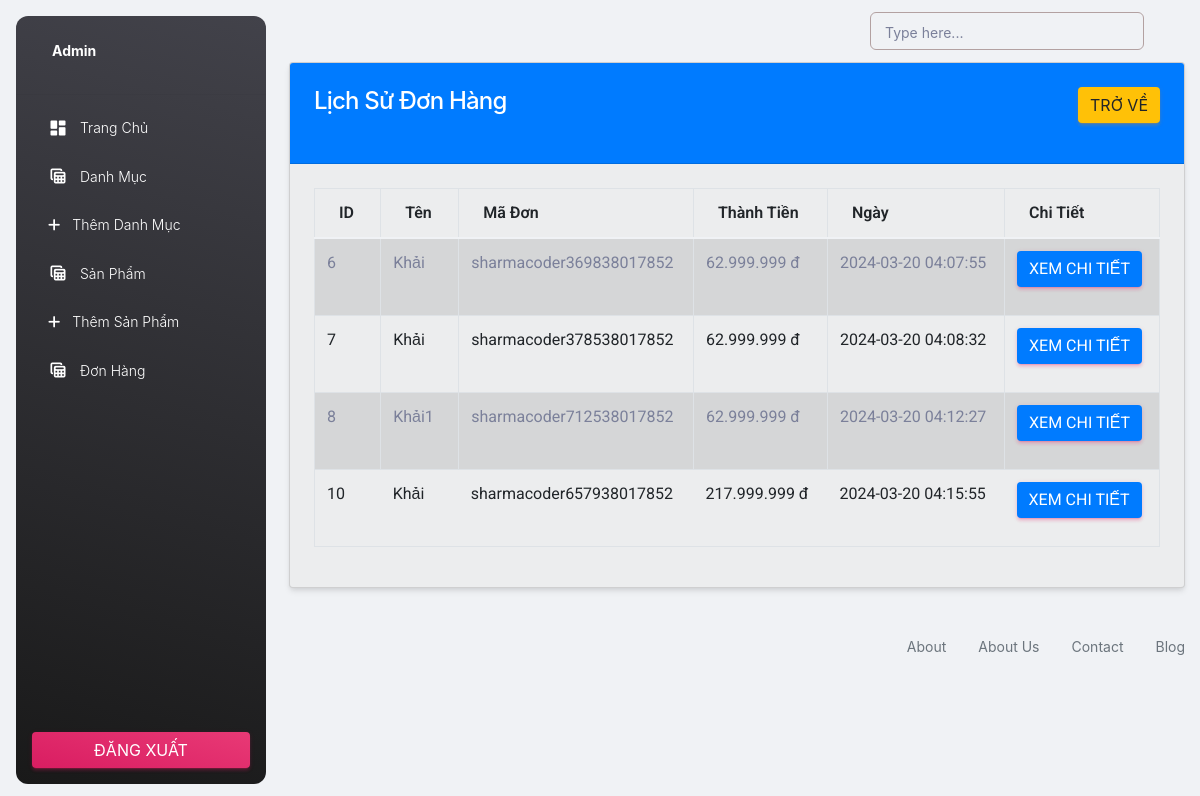
/Admin/order-history.php (signed in), run on the app's committed database.
### tables this page shows
CREATE TABLE `orders` (
  `id` int(11) NOT NULL,
  `tracking_no` varchar(255) NOT NULL,
  `user_id` int(255) NOT NULL,
  `name` varchar(255) NOT NULL,
  `email` varchar(255) NOT NULL,
  `phone` int(255) NOT NULL,
  `address` varchar(255) NOT NULL,
  `pincode` int(255) NOT NULL,
  `total_price` int(255) NOT NULL,
  `payment_mode` varchar(255) NOT NULL,
  `payment_id` varchar(255) DEFAULT NULL,
  `status` tinyint(4) NOT NULL DEFAULT 0,
  `comments` varchar(255) DEFAULT NULL,
  `created_at` timestamp NOT NULL DEFAULT current_timestamp()
);

### functions/myfunctions.php (called while the page is built, shortened)
<?php
include('../config/dbcon.php');
function getOrderHistory()
{
    global $con;
    $query = "SELECT * FROM orders WHERE status != '0'";
    return $query_run = mysqli_query($con, $query);
}
?>

### Admin/order-history.php (the view, shortened to what this page needs)
<?php
    include('includes/header.php');
?>
<div class="container">
            <div class="row">
                <div class="col-md-12">
                    <div class="card">
                        <div class="card-header bg-primary ">
                            <h4 class="text-white">Lịch Sử Đơn Hàng
                                <a href="orders.php" class ="btn btn-warning float-end">Trở Về</a>
                            </h4>
                        </div>
                        <div class="card-body">
                    <table class="table table-bordered table-striped">
                        <thead>
                            <tr>
                                <th>ID</th>
                                <th>Tên</th>
                                <th>Mã Đơn</th>
                                <th>Thành Tiền</th>
                                <th>Ngày</th>
                                <th>Chi Tiết</th>
                            </tr>
                        </thead>
                        <tbody>
                                 <?php
                                    $orders =getOrderHistory();
                                    if(mysqli_num_rows($orders)>0)
                                    {
                                        foreach($orders as $item){
                                            ?>
                                             <tr>
                                                <td> <?= $item['id'];?> </td>
                                                <td> <?= $item['name'];?> </td>
                                                <td> <?= $item['tracking_no'];?> </td>
                                                <td> <?= number_format($item['total_price'], 0, ',', '.') ?> đ </td>
                                                <td> <?= $item['created_at'];?> </td>
                                                <td>
                                                    <a href="view-order.php?t=<?= $item['tracking_no'];?>" class="btn btn-primary">Xem Chi Tiết</a>
                                                </td>
                                            </tr>
                                            <?php
                                        }
                                    }else{
                                        ?>
                                             <tr>
                                                <td colspan="5"> No </td>
                                            </tr>
                                            <?php
                                    }
                                ?>
                        </tbody>
                    </table>
                </div>
            </div>
        </div>
    </div>
</div>
<?php include('includes/footer.php'); ?>

### data on the page
orders: id "6", name "Khải", tracking_no "sharmacoder369838017852", total_price "62.999.999", created_at "2024-03-20 04:07:55"
orders: id "7", name "Khải", tracking_no "sharmacoder378538017852", total_price "62.999.999", created_at "2024-03-20 04:08:32"
orders: id "8", name "Khải1", tracking_no "sharmacoder712538017852", total_price "62.999.999", created_at "2024-03-20 04:12:27"
orders: id "10", name "Khải", tracking_no "sharmacoder657938017852", total_price "217.999.999", created_at "2024-03-20 04:15:55"
